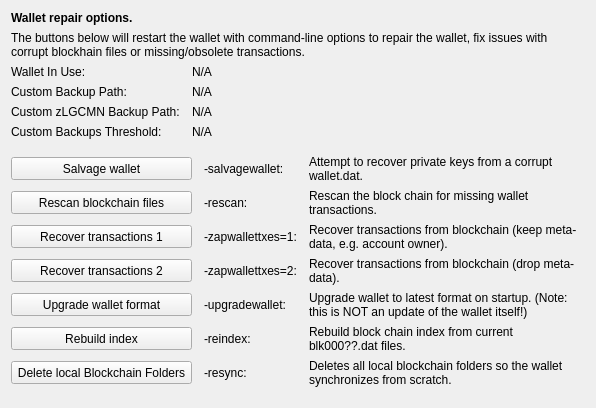
     <widget class="QWidget" name="tab_repair">
      <attribute name="title">
       <string>&amp;Wallet Repair</string>
      </attribute>
      <layout class="QGridLayout" name="gridLayout_4" columnstretch="0,0,0,0">
       <property name="horizontalSpacing">
        <number>12</number>
       </property>
       <item row="0" column="0" colspan="4">
        <widget class="QLabel" name="label_repair_header">
         <property name="font">
          <font>
           <weight>75</weight>
           <bold>true</bold>
          </font>
         </property>
         <property name="text">
          <string>Wallet repair options.</string>
         </property>
        </widget>
       </item>
       <item row="1" column="0" colspan="4">
        <widget class="QLabel" name="label_repair_helptext">
         <property name="font">
          <font>
           <weight>50</weight>
           <bold>false</bold>
          </font>
         </property>
         <property name="text">
          <string>The buttons below will restart the wallet with command-line options to repair the wallet, fix issues with corrupt blockhain files or missing/obsolete transactions.</string>
         </property>
         <property name="wordWrap">
          <bool>true</bool>
         </property>
        </widget>
       </item>
       <item row="2" column="0">
        <widget class="QLabel" name="wallet_path_label">
         <property name="text">
          <string>Wallet In Use:</string>
         </property>
        </widget>
       </item>
       <item row="2" column="1" colspan="3">
        <widget class="QLabel" name="wallet_path">
         <property name="cursor">
          <cursorShape>IBeamCursor</cursorShape>
         </property>
         <property name="text">
          <string>N/A</string>
         </property>
         <property name="textFormat">
          <enum>Qt::PlainText</enum>
         </property>
         <property name="textInteractionFlags">
          <set>Qt::LinksAccessibleByMouse|Qt::TextSelectableByKeyboard|Qt::TextSelectableByMouse</set>
         </property>
        </widget>
       </item>
       <item row="3" column="0">
        <widget class="QLabel" name="wallet_custombackuppath_label">
         <property name="text">
          <string>Custom Backup Path:</string>
         </property>
         <property name="visible">
          <bool>false</bool>
         </property>
        </widget>
       </item>
       <item row="3" column="1" colspan="3">
        <widget class="QLabel" name="wallet_custombackuppath">
         <property name="cursor">
          <cursorShape>IBeamCursor</cursorShape>
         </property>
         <property name="text">
          <string>N/A</string>
         </property>
         <property name="textFormat">
          <enum>Qt::PlainText</enum>
         </property>
         <property name="textInteractionFlags">
          <set>Qt::LinksAccessibleByMouse|Qt::TextSelectableByKeyboard|Qt::TextSelectableByMouse</set>
         </property>
         <property name="visible">
          <bool>false</bool>
         </property>
        </widget>
       </item>
       <item row="4" column="0">
        <widget class="QLabel" name="wallet_customzlgcmnbackuppath_label">
         <property name="text">
          <string>Custom zLGCMN Backup Path:</string>
         </property>
         <property name="visible">
          <bool>false</bool>
         </property>
        </widget>
       </item>
       <item row="4" column="1" colspan="3">
        <widget class="QLabel" name="wallet_customzlgcmnbackuppath">
         <property name="cursor">
          <cursorShape>IBeamCursor</cursorShape>
         </property>
         <property name="text">
          <string>N/A</string>
         </property>
         <property name="textFormat">
          <enum>Qt::PlainText</enum>
         </property>
         <property name="textInteractionFlags">
          <set>Qt::LinksAccessibleByMouse|Qt::TextSelectableByKeyboard|Qt::TextSelectableByMouse</set>
         </property>
         <property name="visible">
          <bool>false</bool>
         </property>
        </widget>
       </item>
       <item row="5" column="0">
        <widget class="QLabel" name="wallet_custombackupthreshold_label">
         <property name="text">
          <string>Custom Backups Threshold:</string>
         </property>
         <property name="visible">
          <bool>false</bool>
         </property>
        </widget>
       </item>
       <item row="5" column="1" colspan="3">
        <widget class="QLabel" name="wallet_custombackupthreshold">
         <property name="cursor">
          <cursorShape>IBeamCursor</cursorShape>
         </property>
         <property name="text">
          <string>N/A</string>
         </property>
         <property name="textFormat">
          <enum>Qt::PlainText</enum>
         </property>
         <property name="textInteractionFlags">
          <set>Qt::LinksAccessibleByMouse|Qt::TextSelectableByKeyboard|Qt::TextSelectableByMouse</set>
         </property>
         <property name="visible">
          <bool>false</bool>
         </property>
        </widget>
       </item>
       <item row="6" column="0">
        <spacer name="verticalSpacer_repair1">
         <property name="orientation">
          <enum>Qt::Vertical</enum>
         </property>
         <property name="sizeHint" stdset="0">
          <size>
           <width>10</width>
           <height>10</height>
          </size>
         </property>
        </spacer>
       </item>
       <item row="7" column="0" colspan="2">
        <widget class="QPushButton" name="btn_salvagewallet">
         <property name="minimumSize">
          <size>
           <width>100</width>
           <height>23</height>
          </size>
         </property>
         <property name="text">
          <string>Salvage wallet</string>
         </property>
        </widget>
       </item>
       <item row="7" column="2">
        <widget class="QLabel" name="label_repair_salvage_command">
         <property name="text">
          <string notr="true">-salvagewallet:</string>
         </property>
        </widget>
       </item>
       <item row="7" column="3">
        <widget class="QLabel" name="label_repair_salvage">
         <property name="text">
          <string>Attempt to recover private keys from a corrupt wallet.dat.</string>
         </property>
         <property name="wordWrap">
          <bool>true</bool>
         </property>
        </widget>
       </item>
       <item row="8" column="0" colspan="2">
        <widget class="QPushButton" name="btn_rescan">
         <property name="minimumSize">
          <size>
           <width>100</width>
           <height>23</height>
          </size>
         </property>
         <property name="text">
          <string>Rescan blockchain files</string>
         </property>
        </widget>
       </item>
       <item row="8" column="2">
        <widget class="QLabel" name="label_repair_rescan_command">
         <property name="text">
          <string notr="true">-rescan:</string>
         </property>
        </widget>
       </item>
       <item row="8" column="3">
        <widget class="QLabel" name="label_repair_rescan">
         <property name="text">
          <string>Rescan the block chain for missing wallet transactions.</string>
         </property>
         <property name="wordWrap">
          <bool>true</bool>
         </property>
        </widget>
       </item>
       <item row="9" column="0" colspan="2">
        <widget class="QPushButton" name="btn_zapwallettxes1">
         <property name="minimumSize">
          <size>
           <width>100</width>
           <height>23</height>
          </size>
         </property>
         <property name="text">
          <string>Recover transactions 1</string>
         </property>
        </widget>
       </item>
       <item row="9" column="2">
        <widget class="QLabel" name="label_repair_zap1_command">
         <property name="text">
          <string notr="true">-zapwallettxes=1:</string>
         </property>
        </widget>
       </item>
       <item row="9" column="3">
        <widget class="QLabel" name="label_repair_zap1">
         <property name="text">
          <string>Recover transactions from blockchain (keep meta-data, e.g. account owner).</string>
         </property>
         <property name="wordWrap">
          <bool>true</bool>
         </property>
        </widget>
       </item>
       <item row="10" column="0" colspan="2">
        <widget class="QPushButton" name="btn_zapwallettxes2">
         <property name="minimumSize">
          <size>
           <width>100</width>
           <height>23</height>
          </size>
         </property>
         <property name="text">
          <string>Recover transactions 2</string>
         </property>
        </widget>
       </item>
       <item row="10" column="2">
        <widget class="QLabel" name="label_repair_zap2_command">
         <property name="text">
          <string notr="true">-zapwallettxes=2:</string>
         </property>
        </widget>
       </item>
       <item row="10" column="3">
        <widget class="QLabel" name="label_repair_zap2">
         <property name="text">
          <string>Recover transactions from blockchain (drop meta-data).</string>
         </property>
         <property name="wordWrap">
          <bool>true</bool>
         </property>
        </widget>
       </item>
       <item row="11" column="0" colspan="2">
        <widget class="QPushButton" name="btn_upgradewallet">
         <property name="minimumSize">
          <size>
           <width>100</width>
           <height>23</height>
          </size>
         </property>
         <property name="text">
          <string>Upgrade wallet format</string>
         </property>
        </widget>
       </item>
       <item row="11" column="2">
        <widget class="QLabel" name="label_repair_upgrade_command">
         <property name="text">
          <string notr="true">-upgradewallet:</string>
         </property>
        </widget>
       </item>
       <item row="11" column="3">
        <widget class="QLabel" name="label_repair_upgrade">
         <property name="text">
          <string>Upgrade wallet to latest format on startup. (Note: this is NOT an update of the wallet itself!)</string>
         </property>
         <property name="wordWrap">
          <bool>true</bool>
         </property>
        </widget>
       </item>
       <item row="12" column="0" colspan="2">
        <widget class="QPushButton" name="btn_reindex">
         <property name="minimumSize">
          <size>
           <width>100</width>
           <height>23</height>
          </size>
         </property>
         <property name="text">
          <string>Rebuild index</string>
         </property>
        </widget>
       </item>
       <item row="12" column="2">
        <widget class="QLabel" name="label_repair_reindex_command">
         <property name="text">
          <string notr="true">-reindex:</string>
         </property>
        </widget>
       </item>
       <item row="12" column="3">
        <widget class="QLabel" name="label_repair_reindex">
         <property name="text">
          <string>Rebuild block chain index from current blk000??.dat files.</string>
         </property>
         <property name="wordWrap">
          <bool>true</bool>
         </property>
        </widget>
       </item>
       <item row="13" column="0" colspan="2">
        <widget class="QPushButton" name="btn_resync">
         <property name="minimumSize">
          <size>
           <width>100</width>
           <height>23</height>
          </size>
         </property>
         <property name="text">
          <string>Delete local Blockchain Folders</string>
         </property>
        </widget>
       </item>
       <item row="13" column="2">
        <widget class="QLabel" name="label_repair_resync_command">
         <property name="text">
          <string>-resync:</string>
         </property>
        </widget>
       </item>
       <item row="13" column="3">
        <widget class="QLabel" name="label_repair_resync">
         <property name="text">
          <string>Deletes all local blockchain folders so the wallet synchronizes from scratch.</string>
         </property>
         <property name="wordWrap">
          <bool>true</bool>
         </property>
        </widget>
       </item>
       <item row="14" column="0">
        <spacer name="verticalSpacer_repair2">
         <property name="orientation">
          <enum>Qt::Vertical</enum>
         </property>
         <property name="sizeHint" stdset="0">
          <size>
           <width>20</width>
           <height>10</height>
          </size>
         </property>
        </spacer>
       </item>
      </layout>
     </widget>
